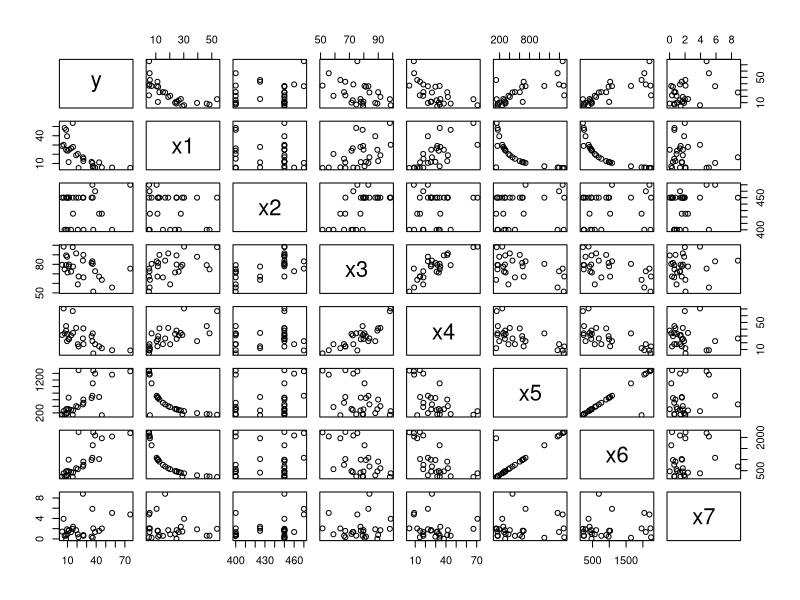
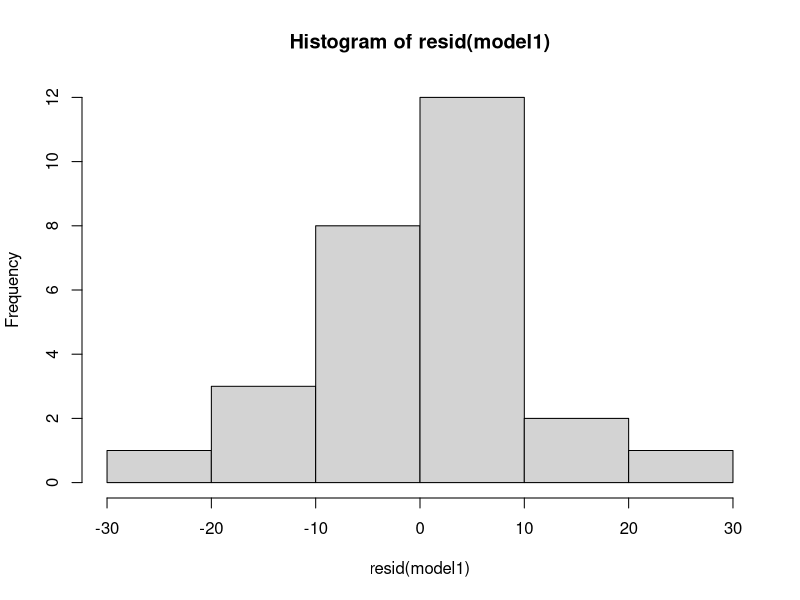
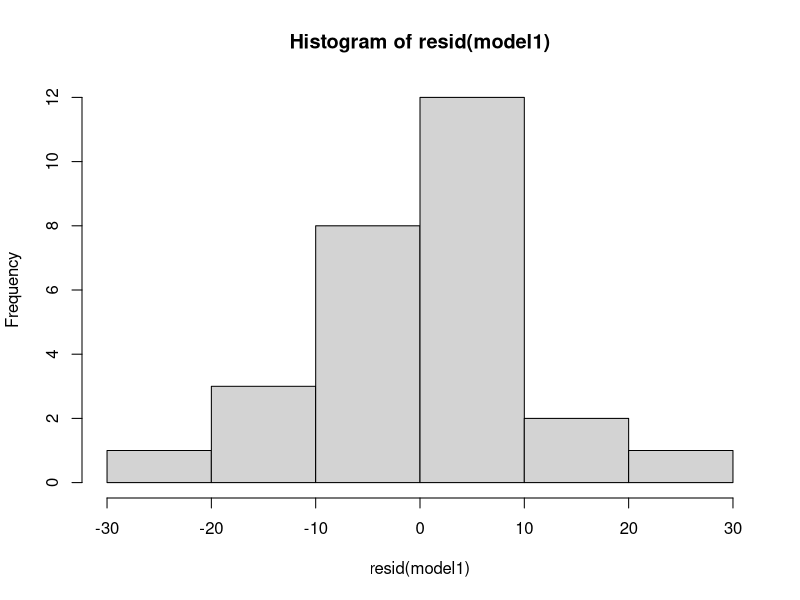
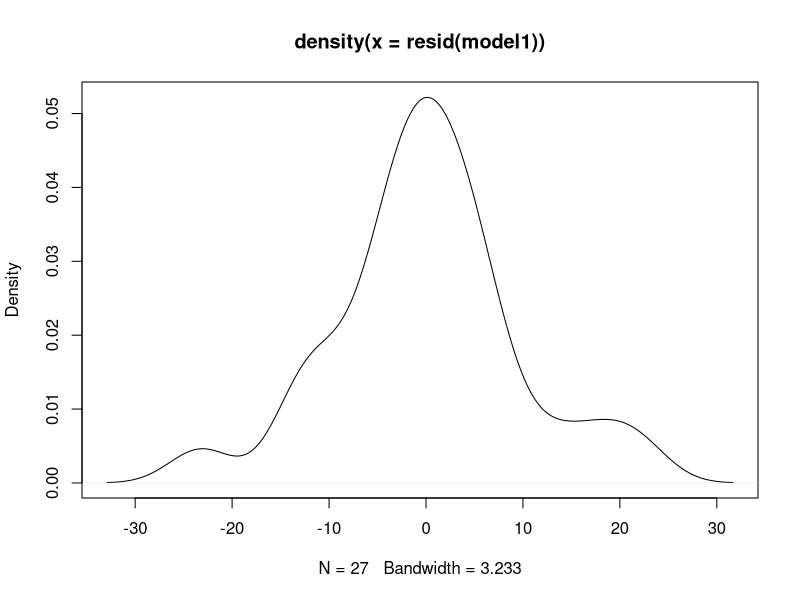
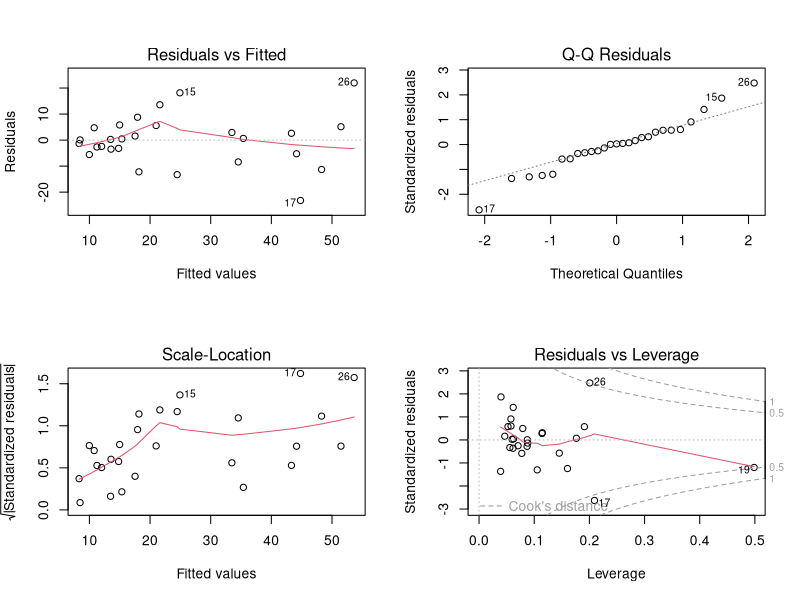
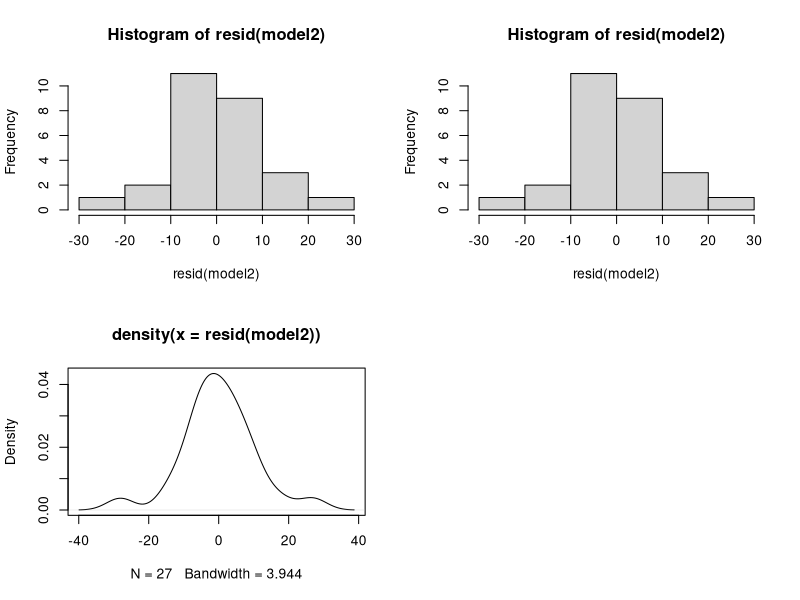
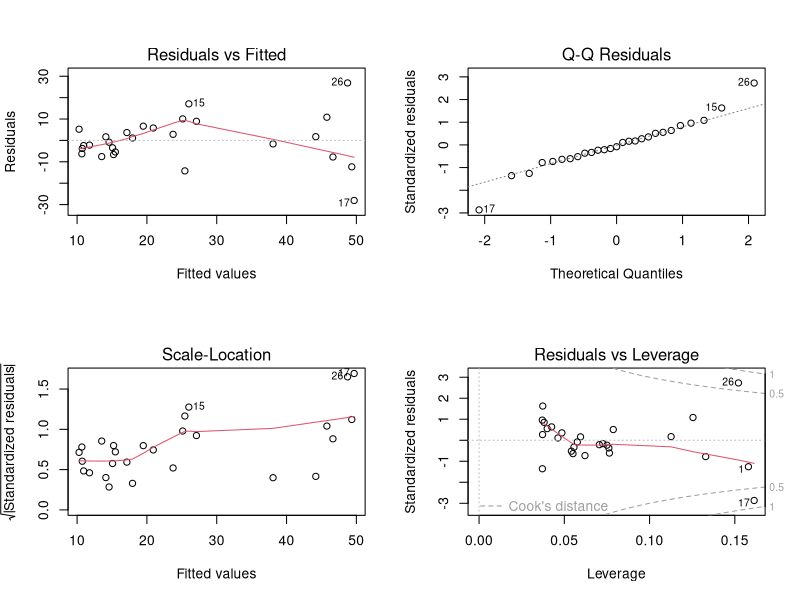

Generate these figures, in order, with R: (Note: this script raises an error after producing the figures.)
library(readr) 
library(car)

pred_r_squared <- function(model, press) {
    anova <- anova(model)
    tss <- sum(anova$"Sum Sq")
    # predictive R^2
    pred_r_squared <- 1 - press/(tss)
    return(pred_r_squared)
}

# Read data from csv
data <- read_csv("TableB5.csv")

# Fit data to linear model
model1 <- lm(y ~ x6 + x7, data = data)

# Print the model summary
summary(model1)

# a scatterplot matrix which include all the variables in the data set.
pairs(data)

# matrix of correlations between the variables
cor(data)

# diagnostic plots of the linear regression fit
plot(hist(resid(model1)))
plot(density(resid(model1)))

par(mfrow = c(2, 2))
plot(model1)

durbinWatsonTest(model1)

# Refit the model for only x6
model2 <- lm(y ~ x6, data = data)

# Print the model summary
summary(model2)

# diagnostic plots of the linear regression fit
plot(hist(resid(model2)))
plot(density(resid(model2)))

par(mfrow = c(2, 2))
plot(model2)

durbinWatsonTest(model2)

press1 <- PRESS(model1)
pred_r_squared(model1, press1)

press2 <- PRESS(model2)
pred_r_squared(model2, press2)